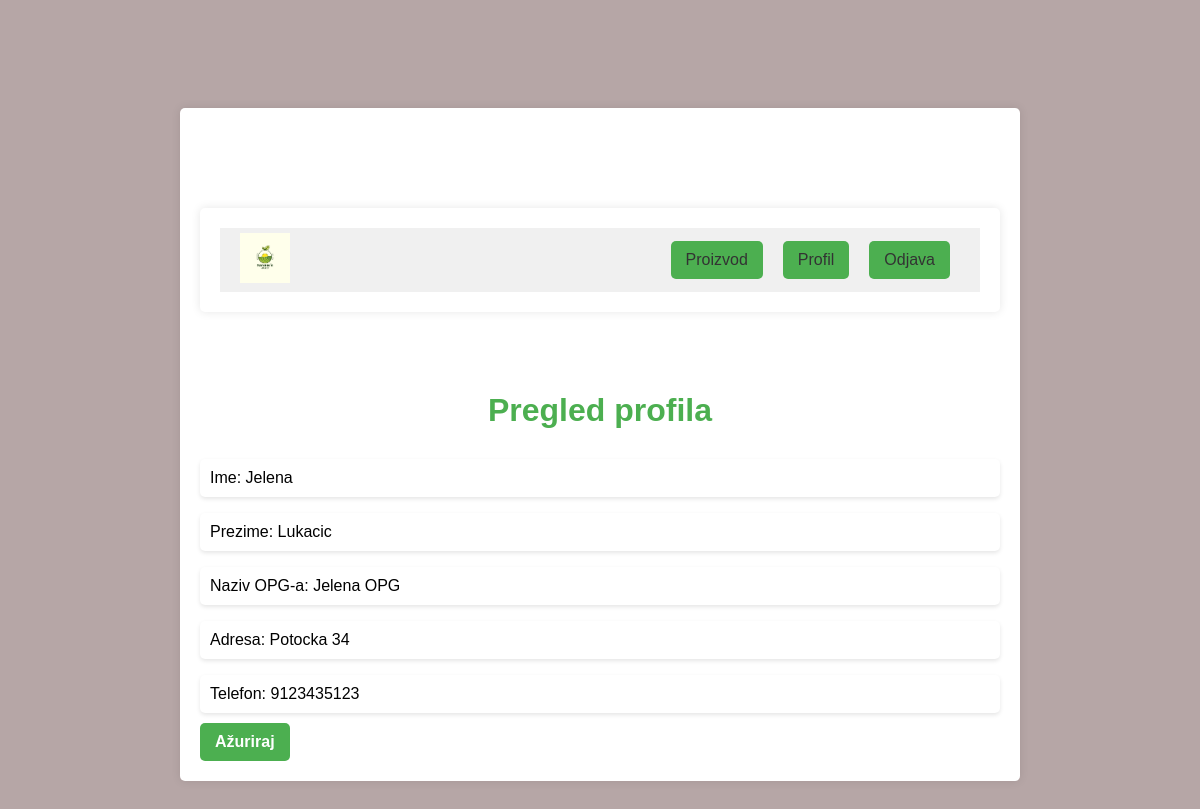
The app's page /profile/ (signed in) with its own data.
### farmapp/models.py (models this page shows)
class Farm(models.Model):
    user = models.OneToOneField(User, on_delete=models.CASCADE)
    ime = models.CharField("Ime", max_length=30)
    prezime = models.CharField("Prezime", max_length=30)
    naziv_opg = models.CharField("Naziv OPG-a", max_length=100)
    adresa = models.CharField(max_length=255)
    telefon = models.IntegerField("Telefon")
    email = models.EmailField()
    email_potvrda = models.EmailField()
    def __str__(self):
        return f"{self.ime} {self.prezime} - {self.naziv_opg}"

### farmapp/views.py (the view)
# urls.py: path('profile/', views.view_profile, name='view_profile'),
@login_required
def view_profile(request):
    try:
        user_profile = Farm.objects.get(user=request.user)
        print("user_profile: ", user_profile)
    except Farm.DoesNotExist:
        user_profile = None
    return render(request, 'farmapp/profile.html', {'user_profile': user_profile})

### farmapp/templates/farmapp/profile.html (shortened to what this page needs)
{% extends 'farmapp/main.html' %}
{% load static %}
{% block site_css %}<link rel="stylesheet" href="{% static 'farmapp/profile.css' %}">{% endblock %}
{% block content %}
    {% include 'farmapp/header.html' %}
    <body class="profile">
        <h1 class="profile_name">Pregled profila</h1>
            {% if user_profile %}
        <p class="profile__name">Ime: {{ user_profile.ime }}</p>
        <p class="profile_lastname">Prezime: {{ user_profile.prezime }}</p>
        <p class="profile__opg">Naziv OPG-a: {{ user_profile.naziv_opg }}</p>
        <p class="profile__address">Adresa: {{ user_profile.adresa }}</p>
        <p class="profile__phone">Telefon: {{ user_profile.telefon }}</p>
        {% else %}
            <p>Korisnik nije pronađen!</p>
        {% endif %}
        <a class="profile__edit" href="{% url 'edit_profile' %}">Ažuriraj</a>
    </body>
{% endblock %}

### farmapp/static/farmapp/main.css (style rules this page uses)
body { background-color: rgb(182, 166, 166); }

### farmapp/static/farmapp/profile.css (style rules this page uses)
:root { --primary-color: #4CAF50; --text-color: #333; --background-color: #f0f0f0; --detail-background-color: #fff; --font-family: 'Arial', sans-serif; }
body.profile { font-family: var(--font-family); padding: 20px; }
.profile_name { color: var(--primary-color); text-align: center; margin-bottom: 30px; }
.profile__name, .profile_lastname, .profile__opg, .profile__address, .profile__phone { background-color: var(--detail-background-color); padding: 10px; margin-bottom: 10px; border-radius: 5px; box-shadow: 0 2px 4px rgba(0,0,0,0.1); }
.profile__edit { display: inline-block; background-color: var(--primary-color); color: #fff; padding: 10px 15px; border-radius: 5px; text-decoration: none; font-weight: bold; transition: background-color 0.3s; }

### farmapp/static/farmapp/header.css (style rules this page uses)
:root { --primary-color: #4CAF50; --text-color: #333; --font-family: 'Arial', sans-serif; }

### records on screen
Farm: ime "Jelena", prezime "Lukacic", naziv_opg "Jelena OPG", adresa "Potocka 34", telefon "9123435123"
